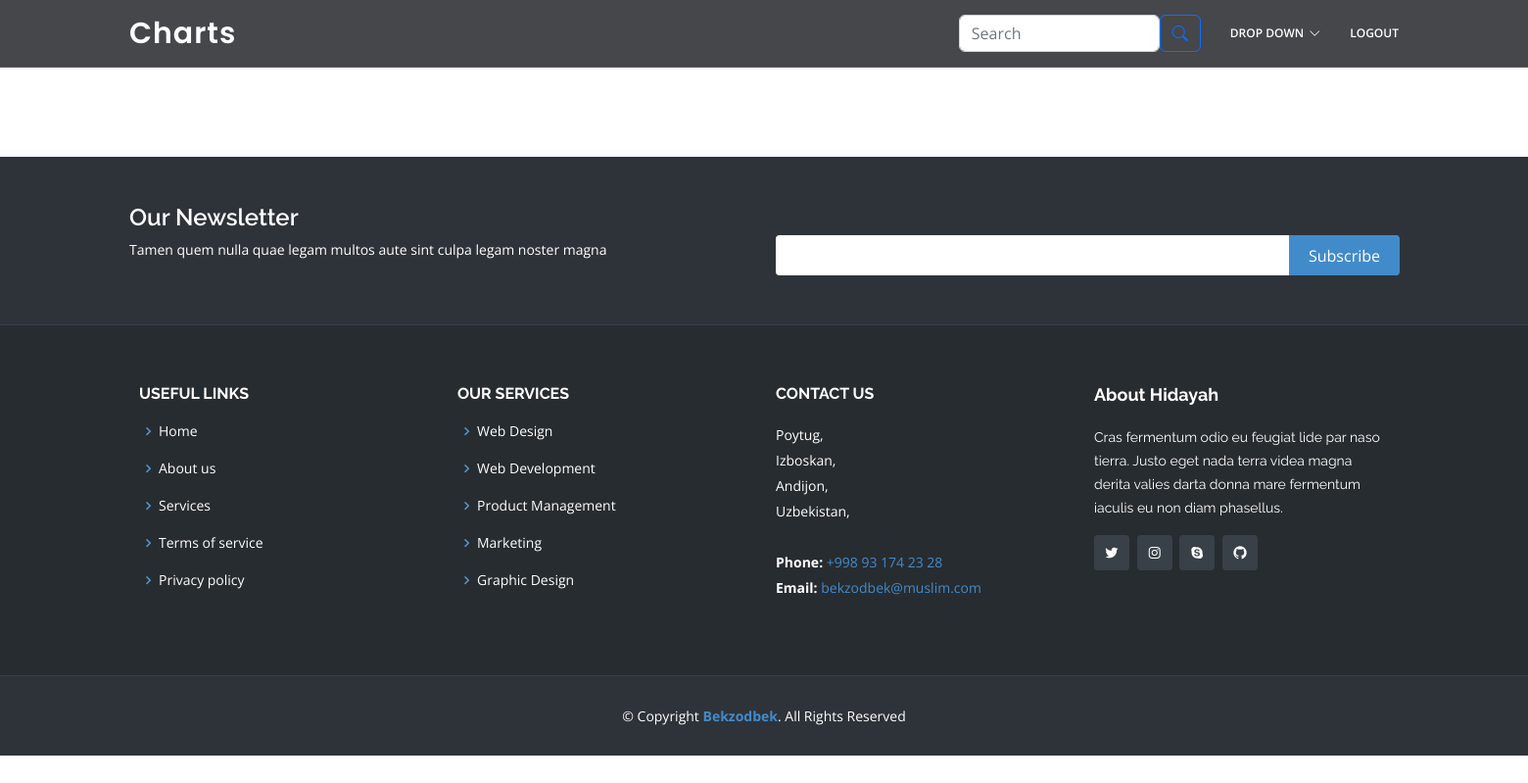
/ (signed in), run on an earlier commit of the app's database.
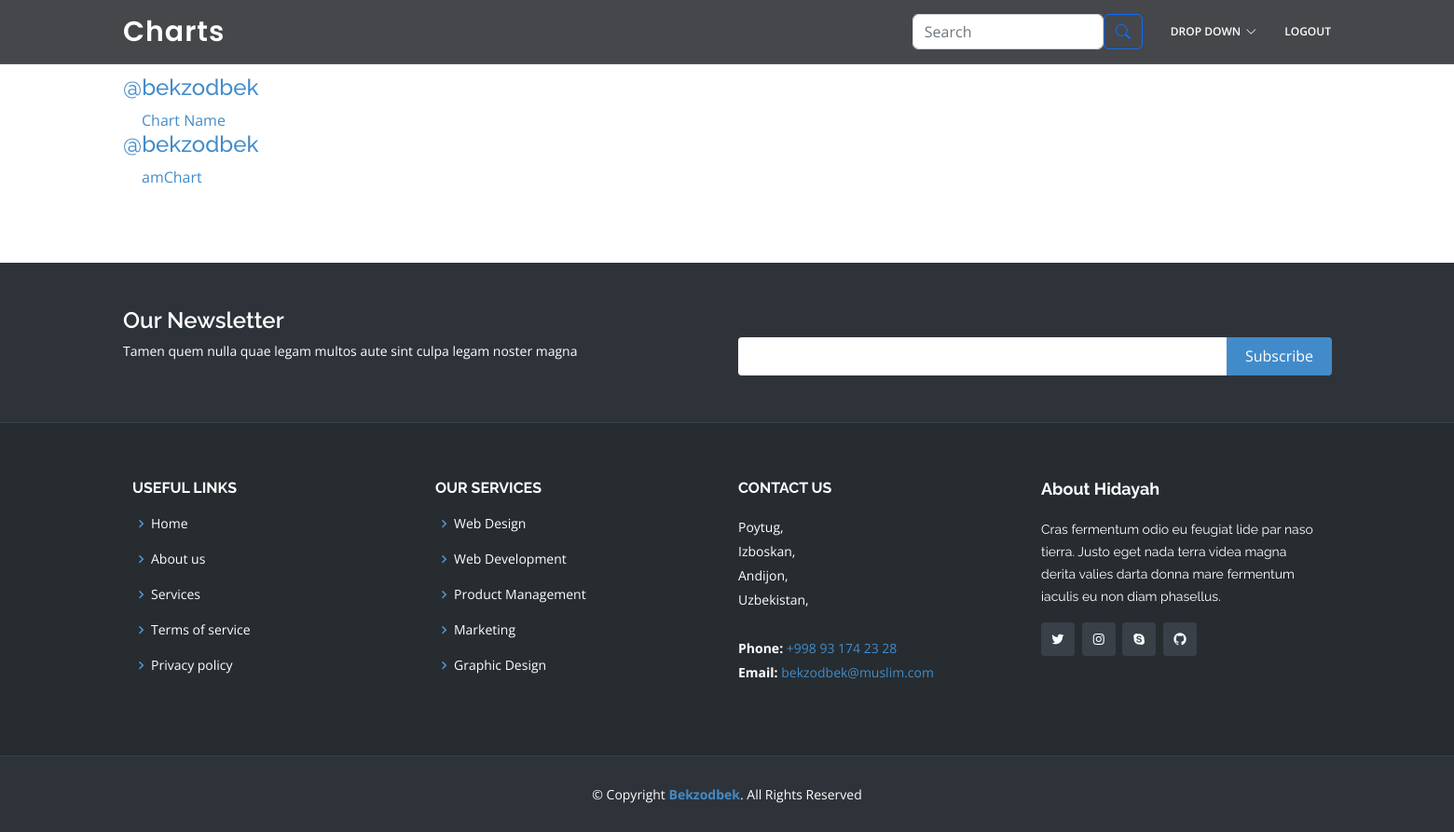
And on a later commit of the database.
### chart/models.py (models this page shows, shortened)
class Chart(models.Model):
    PIE = "Pie"
    COLUMN = "Column"
    CHART_CHOICES = [
        (PIE, "Pie Chart"),
        (COLUMN, "Column Chart")
    ]
    author = models.ForeignKey(MyUser, on_delete=models.CASCADE,related_name='chart' )
    name = models.CharField(max_length=150)
    slug = models.SlugField(unique=True)
    caption = models.TextField(max_length=700)
    created_on = models.DateTimeField(("date joined"), default=timezone.now)
    view_count = models.IntegerField(default=0)
    chart_type = models.CharField(max_length=15,choices=CHART_CHOICES, default=PIE)

class MyUser(AbstractUser):
    is_organiser = models.BooleanField(default=False)
    is_agent = models.BooleanField(default=False)
    following = models.ManyToManyField("self", blank=True, related_name="followers", symmetrical=False)
    email_confirmed = models.BooleanField(default=False)

### chart/views.py (the view)
# urls.py: path('', home, name="home"),
def home(request):
    charts_count = Chart.objects.count()
    user_count = User.objects.count()
    date_joined_count = User.objects.filter(date_joined__date=timezone.now()-timezone.timedelta(0)).count()
    users = User.objects.all().order_by('-id')[:date_joined_count]
    elem_count = Element.objects.count()
    following_actions = None
    if request.user.is_authenticated:
        user = get_object_or_404(User, username=request.user)
        following_actions = user.followers.all().order_by('-id')[:15]
    contact = ContactUsForm()
    if request.method == "POST":
        contact = ContactUsForm(request.POST)
        if contact.is_valid():
            contact.save()
            return redirect('app:home')
    context = {
        "charts_count":charts_count,
        "user_count":user_count,
        "elem_count":elem_count,
        "following_actions":following_actions,
        "users":users,
        "contact":contact
    }
    return render(request, 'pages/home.html', context)

### chart/forms.py
class ContactUsForm(forms.ModelForm):
    class Meta:
        model = ContactUs
        fields = ["name", "email", "subject", "message"]

### templates/pages/home.html (shortened to what this page needs)
{% extends 'layout/base.html' %}
{% block content %}
{% if request.user.is_authenticated %}
{% include 'includes/inner.html' %}
{% endif %}
{% endblock content %}

### templates/layout/base.html (shortened to what this page needs)
<!DOCTYPE html>
{% load static %}
<html lang="en">
<head>
    <link href="{% static 'assets/vendor/animate.css/animate.min.css' %}" rel="stylesheet">
    <link href="{% static 'assets/vendor/bootstrap/css/bootstrap.min.css' %}" rel="stylesheet">
    <link href="{% static 'assets/vendor/bootstrap-icons/bootstrap-icons.css' %}" rel="stylesheet">
    <link href="{% static 'assets/vendor/boxicons/css/boxicons.min.css' %}" rel="stylesheet">
    <link href="{% static 'assets/vendor/glightbox/css/glightbox.min.css' %}" rel="stylesheet">
    <link href="{% static 'assets/vendor/remixicon/remixicon.css' %}" rel="stylesheet">
    <link href="{% static 'assets/vendor/swiper/swiper-bundle.min.css' %}" rel="stylesheet">
    <link href="{% static 'assets/css/style.css' %}" rel="stylesheet">
    <link href="{% static 'css/style.css' %}" rel="stylesheet">
</head>
<body>
    {% include 'includes/header.html' %}
    {% block content %}
    {% endblock content %}
    {% include 'includes/footer.html' %}
</body>
</html>

### templates/includes/header.html (shortened to what this page needs)
<header id="header" class="fixed-top header-inner-pages">
    <div class="container d-flex align-items-center justify-content-between">
        <h1 class="logo"><a href="{% url 'app:home' %}">Charts</a></h1>
        <nav id="navbar" class="navbar">
            <ul>
                <form action="{% url 'app:results' %}" class="d-flex">
                    <input type="text" name="q" class="form-control" placeholder="Search" value="{{ search }}" minlength="3" maxlength="32">
                    <button class="btn btn-outline-primary bi bi-search" type="submit"></button>
                </form>
                <li class="dropdown"><a href="#"><span>Drop Down</span> <i class="bi bi-chevron-down"></i></a>
                </li>
                {% if request.user.is_authenticated %}
                <li><a class="nav-link scrollto" href="{% url 'logout' %}">LogOut</a></li>
                {% endif %}
            </ul>
        </nav>
    </div>
</header>

### templates/includes/inner.html (shortened to what this page needs)
<main id="main">
    <section class="inner-page">
      <div class="container">
        <div class=" d-flex">
          <div class="col-xl-10">
            {% for following in following_actions %}
            {% for element in following.chart.all %}
            <h4><a style="text-decoration: none;" href="{% url 'app:profile' element.author.username %}">@{{ element.author.username }}</a></h4>
            <a style="margin-left: 20px;" href="{% url 'app:chart' element.slug %}">{{ element.name }}</a>
            {% endfor %}
            {% endfor %}
          </div>
          <div class="col-xl-10">
          </div>
        </div>
    </section>
  </main>

### templates/includes/footer.html (shortened to what this page needs)
<footer id="footer">
    <div class="footer-newsletter">
        <div class="container">
            <div class="row">
                <div class="col-lg-6">
                    <h4>Our Newsletter</h4>
                    <p>Tamen quem nulla quae legam multos aute sint culpa legam noster magna</p>
                </div>
                <div class="col-lg-6">
                    <form action="" method="post">
                        <input type="email" name="email"><input type="submit" value="Subscribe">
                    </form>
                </div>
            </div>
        </div>
    </div>
    <div class="footer-top">
        <div class="container-fluid">
            <div class="row justify-content-center">
                <div class="col-xl-10">
                    <div class="row">
                        <div class="col-lg-3 col-md-6 footer-links">
                            <h4>Useful Links</h4>
                            <ul>
                                <li><i class="bx bx-chevron-right"></i> <a href="#">Home</a></li>
                                <li><i class="bx bx-chevron-right"></i> <a href="#">About us</a></li>
                                <li><i class="bx bx-chevron-right"></i> <a href="#">Services</a></li>
                                <li><i class="bx bx-chevron-right"></i> <a href="#">Terms of service</a></li>
                                <li><i class="bx bx-chevron-right"></i> <a href="#">Privacy policy</a></li>
                            </ul>
                        </div>
                        <div class="col-lg-3 col-md-6 footer-links">
                            <h4>Our Services</h4>
                            <ul>
                                <li><i class="bx bx-chevron-right"></i> <a href="#">Web Design</a></li>
                                <li><i class="bx bx-chevron-right"></i> <a href="#">Web Development</a></li>
                                <li><i class="bx bx-chevron-right"></i> <a href="#">Product Management</a></li>
                                <li><i class="bx bx-chevron-right"></i> <a href="#">Marketing</a></li>
                                <li><i class="bx bx-chevron-right"></i> <a href="#">Graphic Design</a></li>
                            </ul>
                        </div>
                        <div class="col-lg-3 col-md-6 footer-contact">
                            <h4>Contact Us</h4>
                            <p>
                                Poytug, <br>
                                Izboskan,<br>
                                Andijon, <br>
                                Uzbekistan, <br> <br>
                                <strong>Phone:</strong> <a href="tel:+998931742328">+998 93 174 23 28</a><br>
                                <strong>Email:</strong> <a href="mailto:bekzodbek@muslim.com">bekzodbek@muslim.com</a><br>
                            </p>
                        </div>
                        <div class="col-lg-3 col-md-6 footer-info">
                            <h3>About Hidayah</h3>
                            <p>Cras fermentum odio eu feugiat lide par naso tierra. Justo eget nada terra videa
                                magna derita valies darta donna mare fermentum iaculis eu non diam phasellus.
                            </p>
                            <div class="social-links mt-3">
                                <a target="_blank" href="https://twitter.com/webdev06" class="twitter"><i class="bx bxl-twitter"></i></a>
                                <a target="_blank" href="https://instagram.com/aristocratdev_" class="instagram"><i class="bx bxl-instagram"></i></a>
                                <a target="_blank" href="https://join.skype.com/invite/BWsdY6jMtYVK" class="google-plus"><i class="bx bxl-skype"></i></a>
                                <a target="_blank" href="https://github.com/bekzodbek2006" class="github"><i class="bx bxl-github"></i></a>
                            </div>
                        </div>
                    </div>
                </div>
            </div>
        </div>
    </div>
    <div class="container">
        <div class="copyright">
            &copy; Copyright <strong><a target="_blank" href="https://github.com/bekzodbek2006">Bekzodbek</a></strong>. All Rights
            Reserved
        </div>
    </div>
</footer>

### static/assets/css/style.css (style rules this page uses)
body { font-family: "Open Sans", sans-serif; color: #444444; }
a { color: #428bca; text-decoration: none; }
h1, h2, h3, h4, h5, h6 { font-family: "Raleway", sans-serif; }
#header { transition: all 0.5s; z-index: 997; padding: 15px 0; border-bottom: 1px solid rgba(255, 255, 255, 0.1); }
#header.header-scrolled, #header.header-inner-pages { background: rgba(23, 26, 29, 0.8); }
#header .logo { font-size: 30px; margin: 0; padding: 0; line-height: 1; font-weight: 600; letter-spacing: 1px; font-family: "Poppins", sans-serif; }
#header .logo a { color: #fff; }
.navbar { padding: 0; }
.navbar ul { margin: 0; padding: 0; display: flex; list-style: none; align-items: center; }
.navbar li { position: relative; }
.navbar a, .navbar a:focus { display: flex; align-items: center; justify-content: space-between; padding: 10px 0 10px 30px; text-transform: uppercase; font-size: 12px; font-weight: 600; color: #fff; white-space: nowrap; transition: 0.3s; }
.navbar a i, .navbar a:focus i { font-size: 12px; line-height: 0; margin-left: 5px; }
section { padding: 80px 0; }
#footer { background: #2e3339; padding: 0 0 30px 0; color: #fff; font-size: 14px; }
#footer .footer-newsletter { padding: 50px 0; background: #2e3339; }
#footer .footer-newsletter h4 { font-size: 24px; margin: 0 0 10px 0; padding: 0; line-height: 1; font-weight: 600; }
#footer .footer-newsletter form { margin-top: 30px; background: #fff; padding: 6px 10px; position: relative; border-radius: 4px; }
#footer .footer-newsletter form input[type=email] { border: 0; padding: 4px; width: calc(100% - 100px); }
#footer .footer-newsletter form input[type=submit] { position: absolute; top: -3px; right: -4px; bottom: -3px; border: 0; background: none; font-size: 16px; padding: 0 20px 0 20px; margin: 3px; background: #428bca; color: #fff; transition: 0.3s; border-radius: 0 4px 4px 0; }
#footer .footer-top { background: #272c30; border-top: 1px solid #394047; border-bottom: 1px solid #394047; padding: 60px 0 30px 0; }
#footer .footer-top .footer-info { margin-bottom: 30px; }
#footer .footer-top .footer-info h3 { font-size: 18px; margin: 0 0 20px 0; padding: 2px 0 2px 0; line-height: 1; font-weight: 700; }
#footer .footer-top .footer-info p { font-size: 14px; line-height: 24px; margin-bottom: 0; font-family: "Raleway", sans-serif; color: #fff; }
#footer .footer-top .social-links a { font-size: 16px; display: inline-block; background: #394047; color: #fff; line-height: 1; padding: 10px 0; margin-right: 4px; border-radius: 4px; text-align: center; width: 36px; height: 36px; transition: 0.3s; }
#footer .footer-top h4 { font-size: 16px; font-weight: bold; color: #fff; text-transform: uppercase; position: relative; padding-bottom: 12px; }
#footer .footer-top .footer-links { margin-bottom: 30px; }
#footer .footer-top .footer-links ul { list-style: none; padding: 0; margin: 0; }
#footer .footer-top .footer-links ul i { padding-right: 2px; color: #5697d0; font-size: 18px; line-height: 1; }
#footer .footer-top .footer-links ul li { padding: 10px 0; display: flex; align-items: center; }
#footer .footer-top .footer-links ul li:first-child { padding-top: 0; }
#footer .footer-top .footer-links ul a { color: #fff; transition: 0.3s; display: inline-block; line-height: 1; }
#footer .footer-top .footer-contact { margin-bottom: 30px; }
#footer .footer-top .footer-contact p { line-height: 26px; }
#footer .copyright { text-align: center; padding-top: 30px; }

### static/css/style.css (style rules this page uses)
* { margin: 0; padding: 0; box-sizing: border-box; }

What changed in the data, as far as the page shows it:
now on this page (row edited): Chart: author.username "bekzodbek", name "Chart Name"
now on this page (row edited): Chart: author.username "bekzodbek", name "amChart"
